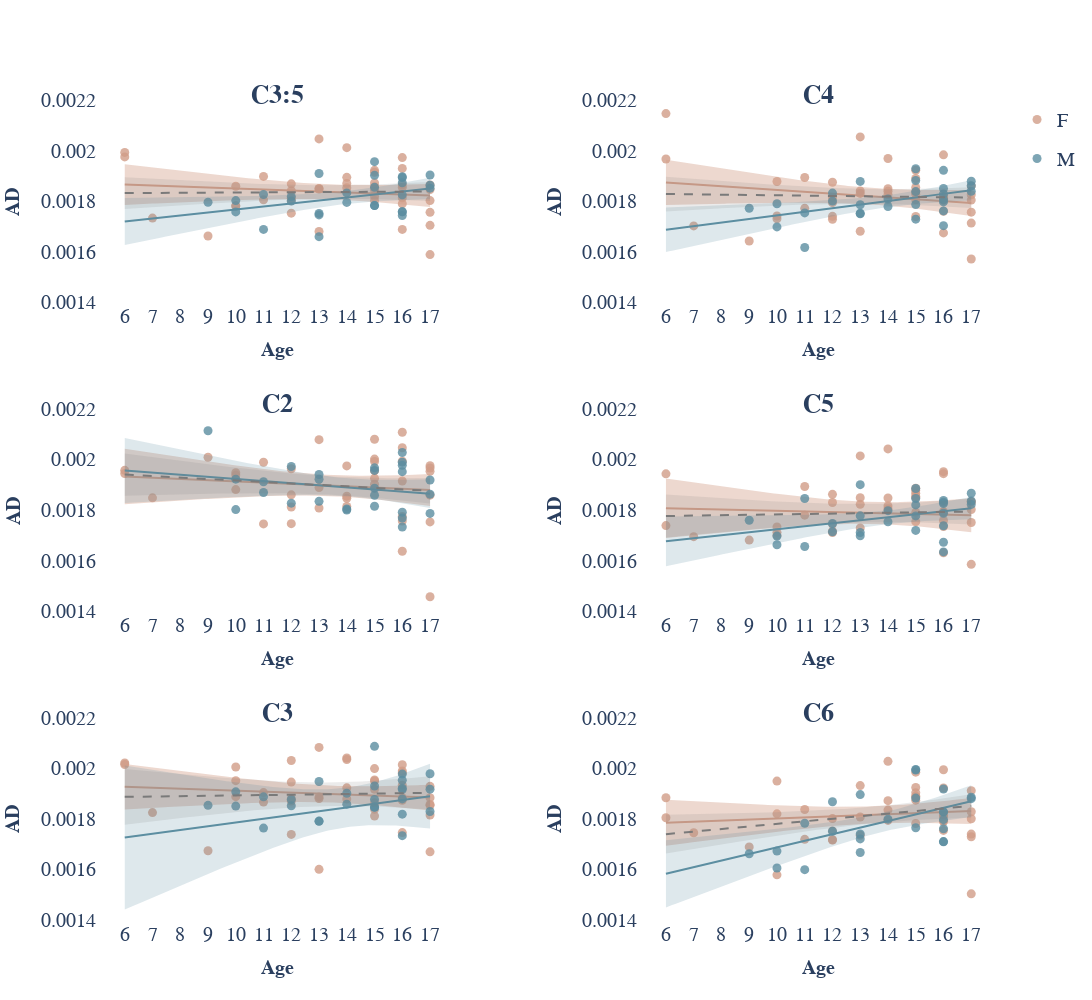

Write notebook code for a chart like this one.
### Code cell
plot_dti_per_age(DTI_df['AD'], metric_name='AD')
